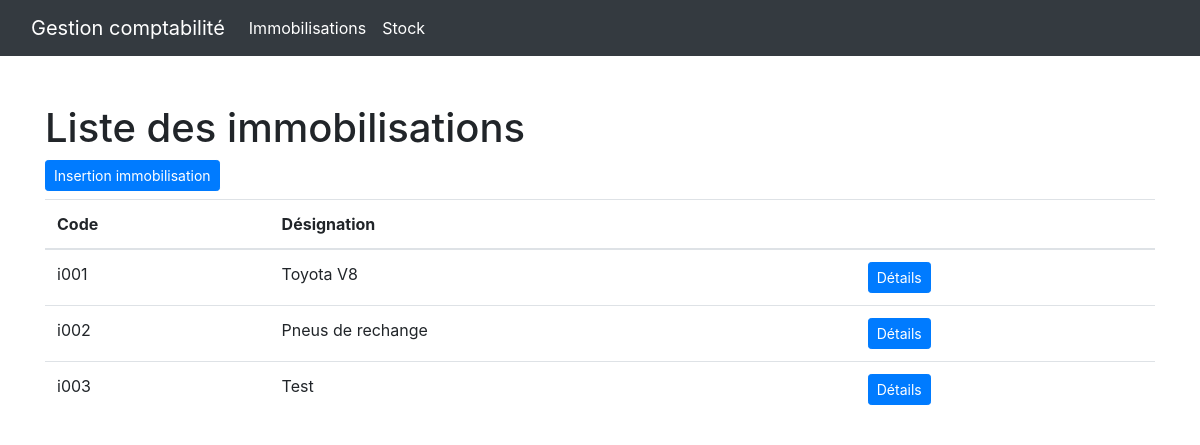
The page /index.php/immo on the database its author committed.
### tables this page shows
create table immobilisations (
    id int primary key auto_increment,
    code varchar(10),
    designation varchar(255),
    buy_date datetime,
    usage_date datetime,
    supplier_id int,
    buy_price double,
    amortissed_year smallint,
    amortissed_rate double,
    amortissed_type  enum('1', '2'),
    unique(code),
    foreign key (supplier_id) references suppliers(id)
);

### application/views/template/content.php (called while the page is built, shortened)
<?php $this->load->view("template/header.php"); ?>
<?php $this->load->view($content); ?>

### application/controllers/Immo.php (called while the page is built, shortened)
<?php
class Immo extends Base_Controller {
    public function __construct()
    {
        $this->load->model("immobilisations/immo_model");
        $this->load->model("supplier_model");
    }
    public function index() {
        $data = array();
        $data["content"] = "immobilisations/index";
        $data["immobilisations"] =  $this->immo_model->getAllImo();
        $this->load->view($this->template, $data);
    }
}

### index.php (called while the page is built, shortened)
<?php
require_once BASEPATH.'core/CodeIgniter.php';

### application/models/immobilisations/Immo_model.php (called while the page is built, shortened)
<?php
class Immo_model extends Base_Model
{
    public $code;
    public $designation;
    public function getAllImo()
    {
        $sql = "select *, '' as supplier_name from immobilisations";
        $query = $this->db->query($sql);
        $result = array();
        foreach ($query->result_array() as $row) {
            $newObject = arrayToObject($row, $this);
            $result[] = $newObject;
        }
        return $result;
    }
    public function getCode()
    {
        return $this->code;
    }
    public function getDesignation()
    {
        return $this->designation;
    }
}

### application/views/immobilisations/index.php (the view)
<div class="container">
    <div class="row">
        <div class="col-md-12">
            <h1>Liste des immobilisations</h1>
            <a class="btn btn-primary btn-sm" href="<?php echo base_url("immo/insertPage"); ?>">Insertion immobilisation</a>
            <table class="table mt-2">
                <thead>
                    <tr>
                        <th scope="col">Code</th>
                        <th scope="col">Désignation</th>
                        <th scope="col"></th>
                    </tr>
                </thead>
                <tbody>
                    <?php foreach ($immobilisations as $immo) { ?>
                        <tr>
                            <td><?php echo $immo->getCode(); ?></td>
                            <td><?php echo $immo->getDesignation() ?></td>
                            <td>
                                <a class="btn btn-primary btn-sm" href="<?php echo base_url("immo/detailsInfo/" . $immo->getCode()); ?>">Détails</a>
                            </td>
                        </tr>
                    <?php } ?>
                </tbody>
            </table>
        </div>
    </div>
</div>

### rows shown on the page
immobilisations: code "i001", designation "Toyota V8"
immobilisations: code "i002", designation "Pneus de rechange"
immobilisations: code "i003", designation "Test"
